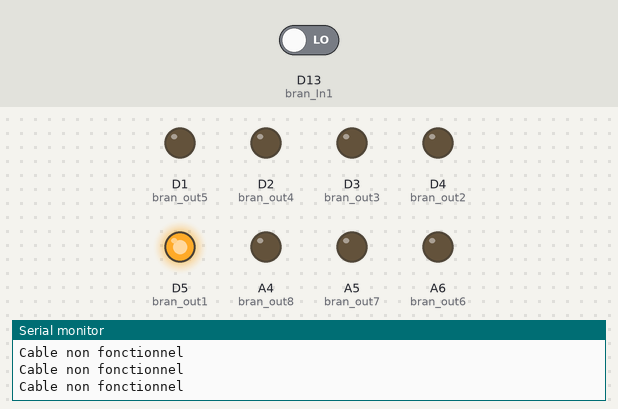
A program run on a simulated Arduino MKR. On the bench: output pins drawn as LEDs (lit = HIGH), the last lines printed to the serial monitor. The inputs (shaded band) are chosen by the test bench; at power-on: D13 (bran_In1) LOW.

Above: at 6.8 s.
6.9 s: D13 (bran_In1) driven HIGH
At 10.0 s:
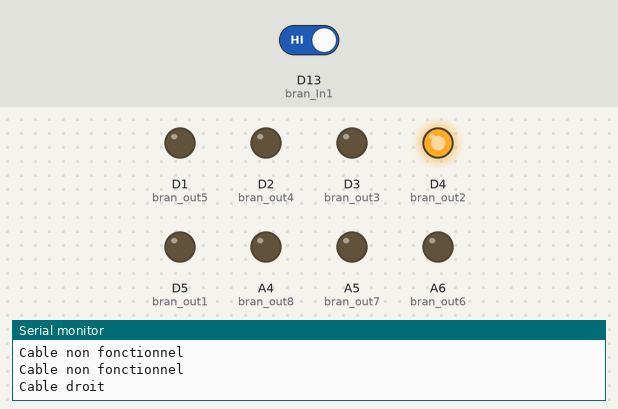
10.8 s: D13 (bran_In1) driven LOW
At 13.4 s:
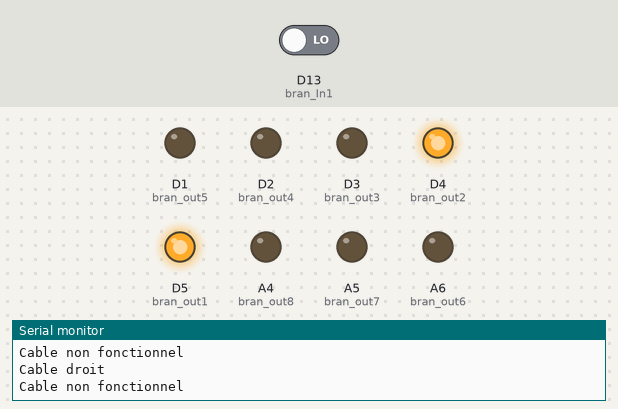
Timing chart, 0 to 14.9 s (numbered marks = the images above; inputs shaded):
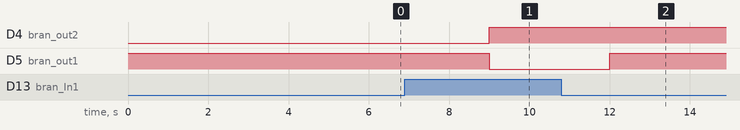

Measured:
- after the input at 6.9 s, D4 (bran_out2): LOW → HIGH after 2.1 s; D5 (bran_out1): HIGH → LOW after 2.1 s
- after the input at 10.8 s, D5 (bran_out1): LOW → HIGH after 1.2 s

The program:

main.cpp
```cpp
#include <Arduino.h>
#include "Droit.hpp"
Droit droit1;
void setup()
{
  // Instantiation de l'objet


  //appelle des fonctions de la classe
  droit1.envoie_droit();
  droit1.recoit_droit();
}
void loop()
{
    // Droit droit1;     // Instantiation de l'objet avec la classe
    droit1.retour_droit();    // appelle de la fonction
    delay(3000);
}
```

droit.hpp
```cpp
#include <Arduino.h>

class Droit
{
private:

public:

    // Pour les entrées
    int bran_In1 = 13;
    int bran_In2 = 12;
    int bran_In3 = 11;
    int bran_In4 = 10;
    int bran_In5 = 9;
    int bran_In6 = 8;
    int bran_In7 = 7;
    int bran_In8 = 6;

    // Pour les sorties
    int bran_out1 = 5;
    int bran_out2 = 4;
    int bran_out3 = 3;
    int bran_out4 = 2;
    int bran_out5 = 1;
    int bran_out6 = 21;
    int bran_out7 = 20;
    int bran_out8 = 19;

    // La classe par defaut
    //Droit();

    // les fonctions
    void envoie_droit();
    void recoit_droit();
    void retour_droit();
};
```

Droit.cpp
```cpp
#include "droit.hpp"

void Droit::retour_droit()
{
    digitalWrite(bran_out1, HIGH);

  // Si la broche d'entrée est connectée à la broche de sortie
  // ensemble alors le cable est droit (bran_In1 = bran_out1, bran_In2 = bran_out2, ...)
  if (digitalRead(bran_In1) == HIGH)
  {
    digitalWrite(bran_out1, LOW);
    digitalWrite(bran_out2, HIGH);

    Serial.println("Cable droit");
  }else{
    Serial.println("Cable non fonctionnel");
  }
    /*if (digitalRead(bran_In2) == HIGH)
    {
      digitalWrite(bran_out2, LOW);
      digitalWrite(bran_out3, HIGH);
      if (digitalRead(bran_In3) == HIGH)
      {
        digitalWrite(bran_out3, LOW);
        digitalWrite(bran_out4, HIGH);
        if (digitalRead(bran_In4) == HIGH)
        {
          digitalWrite(bran_out4, LOW);
          digitalWrite(bran_out5, HIGH);
          if (digitalRead(bran_In5) == HIGH)
          {
            digitalWrite(bran_out5, LOW);
            digitalWrite(bran_out6, HIGH);
            if (digitalRead(bran_In6) == HIGH)
            {
              digitalWrite(bran_out6, LOW);
              digitalWrite(bran_out7, HIGH);
              if (digitalRead(bran_In7) == HIGH)
              {
                digitalWrite(bran_out7, LOW);
                digitalWrite(bran_out8, HIGH);
                if (digitalRead(bran_In8) == HIGH)
                {
                  digitalWrite(bran_out8, LOW);
                }

                // Si la prémière condition n'est pas vérifiée alors non fonctionnel
                else
                {
                  Serial.print("Cable non fonctionnel");
                }
              }
              else
              {
                Serial.print("Cable non fonctionnel");
              }
            }
            else
            {
              Serial.print("Cable non fonctionnel");
              delay(3000);
            }
          }
          else
          {
            Serial.print("Cable non fonctionnel");
            delay(3000);
          }
        }
        else
        {
          Serial.print("Cable non fonctionnel");
          delay(3000);
        }
      }
      else
      {
        Serial.print("Cable non fonctionnel");
        delay(3000);
      }
    }
    else
    {
      Serial.print("Cable non fonctionnel");
      delay(3000);
    }
    Serial.println("Cable droit");
  }
  // Si la broche d'entrée est connectée à la broche de sortie
  // ensemble alors le cable est croisé (bran_In1 = bran_out3, bran_In2 = bran_out6, bran_In3 = bran_out1, ...)
  else if (digitalRead(bran_In3) == HIGH)
  {
    digitalWrite(bran_out1, LOW);
    digitalWrite(bran_out2, HIGH);
    if (digitalRead(bran_In6) == HIGH)
    {
      digitalWrite(bran_out2, LOW);
      digitalWrite(bran_out3, HIGH);
      if (digitalRead(bran_In3) == HIGH)
      {
        digitalWrite(bran_out3, LOW);
        digitalWrite(bran_out1, HIGH);
        if (digitalRead(bran_In4) == HIGH)
        {
          digitalWrite(bran_out4, LOW);
          digitalWrite(bran_out4, HIGH);
          if (digitalRead(bran_In5) == HIGH)
          {
            digitalWrite(bran_out5, LOW);
            digitalWrite(bran_out5, HIGH);
            if (digitalRead(bran_In6) == HIGH)
            {
              digitalWrite(bran_out6, LOW);
              digitalWrite(bran_out2, HIGH);
              if (digitalRead(bran_In7) == HIGH)
              {
                digitalWrite(bran_out7, LOW);
                digitalWrite(bran_out8, HIGH);
                if (digitalRead(bran_In8) == HIGH)
                {
                  digitalWrite(bran_out8, LOW);
                }
                else
                {
                  Serial.print("Cable non fonctionnel");
                }
              }
              else
              {
                Serial.print("Cable non fonctionnel");
              }
            }
            else
            {
              Serial.print("Cable non fonctionnel");
            }
          }
          else
          {
            Serial.print("Cable non fonctionnel");
          }
        }
        else
        {
          Serial.print("Cable non fonctionnel");
        }
      }
      else
      {
        Serial.print("Cable non fonctionnel");
      }
    }
    else
    {
      Serial.print("Cable non fonctionnel");
    }
    Serial.println("Cable croisé");
  }
  else
    Serial.print("Cable non fonctionnel");*/
}
void Droit::envoie_droit()
{

    // envoi des broches en entrées
    pinMode(bran_In1, INPUT);
    pinMode(bran_In2, INPUT);
    pinMode(bran_In3, INPUT);
    pinMode(bran_In4, INPUT);
    pinMode(bran_In5, INPUT);
    pinMode(bran_In6, INPUT);
    pinMode(bran_In7, INPUT);
    pinMode(bran_In8, INPUT);
}
void Droit::recoit_droit()
{
    //Les broches en sorties
    pinMode(bran_out1, OUTPUT);
    pinMode(bran_out2, OUTPUT);
    pinMode(bran_out3, OUTPUT);
    pinMode(bran_out3, OUTPUT);
    pinMode(bran_out4, OUTPUT);
    pinMode(bran_out5, OUTPUT);
    pinMode(bran_out6, OUTPUT);
    pinMode(bran_out7, OUTPUT);
    pinMode(bran_out8, OUTPUT);
}
```
